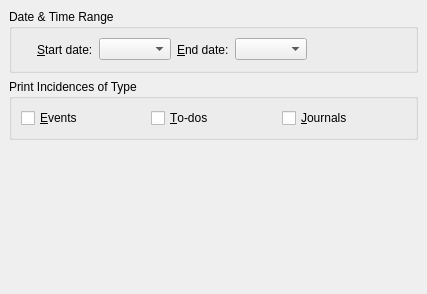
<ui version="4.0" >
 <author>Reinhold Kainhofer &lt;reinhold@kainhofer.com></author>
 <comment>Configuration page for the print item list mode.</comment>
 <class>CalPrintItemListConfig_Base</class>
 <widget class="QWidget" name="CalPrintItemListConfig_Base" >
  <property name="geometry" >
   <rect>
    <x>0</x>
    <y>0</y>
    <width>427</width>
    <height>294</height>
   </rect>
  </property>
  <layout class="QVBoxLayout" >
   <property name="margin" >
    <number>9</number>
   </property>
   <property name="spacing" >
    <number>6</number>
   </property>
   <item>
    <widget class="QGroupBox" name="mDateRangeGroup" >
     <property name="title" >
      <string>Date &amp;&amp; Time Range</string>
     </property>
     <layout class="QHBoxLayout" >
      <property name="margin" >
       <number>9</number>
      </property>
      <property name="spacing" >
       <number>6</number>
      </property>
      <item>
       <spacer>
        <property name="orientation" >
         <enum>Qt::Horizontal</enum>
        </property>
        <property name="sizeType" >
         <enum>QSizePolicy::Fixed</enum>
        </property>
        <property name="sizeHint" >
         <size>
          <width>16</width>
          <height>23</height>
         </size>
        </property>
       </spacer>
      </item>
      <item>
       <widget class="QLabel" name="mFromDateLabel" >
        <property name="text" >
         <string>&amp;Start date:</string>
        </property>
        <property name="buddy" >
         <cstring>mFromDate</cstring>
        </property>
       </widget>
      </item>
      <item>
       <widget class="KDateComboBox" name="mFromDate" >
        <property name="focusPolicy" >
         <enum>Qt::StrongFocus</enum>
        </property>
       </widget>
      </item>
      <item>
       <widget class="QLabel" name="mToDateLabel" >
        <property name="text" >
         <string>&amp;End date:</string>
        </property>
        <property name="buddy" >
         <cstring>mToDate</cstring>
        </property>
       </widget>
      </item>
      <item>
       <widget class="KDateComboBox" name="mToDate" >
        <property name="focusPolicy" >
         <enum>Qt::StrongFocus</enum>
        </property>
       </widget>
      </item>
      <item>
       <spacer>
        <property name="orientation" >
         <enum>Qt::Horizontal</enum>
        </property>
        <property name="sizeType" >
         <enum>QSizePolicy::Expanding</enum>
        </property>
        <property name="sizeHint" >
         <size>
          <width>193</width>
          <height>23</height>
         </size>
        </property>
       </spacer>
      </item>
     </layout>
    </widget>
   </item>
   <item>
    <widget class="QGroupBox" name="groupBox1" >
     <property name="title" >
      <string>Print Incidences of Type</string>
     </property>
     <layout class="QHBoxLayout" >
      <property name="margin" >
       <number>9</number>
      </property>
      <property name="spacing" >
       <number>6</number>
      </property>
      <item>
       <widget class="QCheckBox" name="mEvents" >
        <property name="text" >
         <string>&amp;Events</string>
        </property>
       </widget>
      </item>
      <item>
       <widget class="QCheckBox" name="mTodos" >
        <property name="text" >
         <string>&amp;To-dos</string>
        </property>
       </widget>
      </item>
      <item>
       <widget class="QCheckBox" name="mJournals" >
        <property name="text" >
         <string>&amp;Journals</string>
        </property>
       </widget>
      </item>
     </layout>
    </widget>
   </item>
   <item>
    <spacer>
     <property name="orientation" >
      <enum>Qt::Vertical</enum>
     </property>
     <property name="sizeType" >
      <enum>QSizePolicy::Expanding</enum>
     </property>
     <property name="sizeHint" >
      <size>
       <width>409</width>
       <height>111</height>
      </size>
     </property>
    </spacer>
   </item>
  </layout>
 </widget>
 <customwidgets>
  <customwidget>
   <class>KDateComboBox</class>
   <extends>QComboBox</extends>
   <header>kdatecombobox.h</header>
   <container>0</container>
   <pixmap></pixmap>
  </customwidget>
 </customwidgets>
 <tabstops>
  <tabstop>mFromDate</tabstop>
  <tabstop>mToDate</tabstop>
 </tabstops>
 <resources/>
 <connections/>
</ui>
